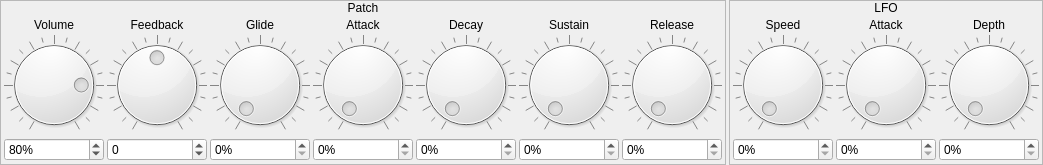
          <widget class="QWidget" name="widget_23" native="true">
           <layout class="QHBoxLayout" name="horizontalLayout_10">
            <property name="spacing">
             <number>3</number>
            </property>
            <property name="leftMargin">
             <number>0</number>
            </property>
            <property name="topMargin">
             <number>0</number>
            </property>
            <property name="rightMargin">
             <number>0</number>
            </property>
            <property name="bottomMargin">
             <number>0</number>
            </property>
            <item>
             <widget class="QFrame" name="frame_4">
              <property name="frameShape">
               <enum>QFrame::StyledPanel</enum>
              </property>
              <property name="frameShadow">
               <enum>QFrame::Raised</enum>
              </property>
              <layout class="QVBoxLayout" name="verticalLayout_5">
               <property name="spacing">
                <number>0</number>
               </property>
               <property name="leftMargin">
                <number>0</number>
               </property>
               <property name="topMargin">
                <number>0</number>
               </property>
               <property name="rightMargin">
                <number>0</number>
               </property>
               <property name="bottomMargin">
                <number>0</number>
               </property>
               <item>
                <widget class="QLabel" name="label_5">
                 <property name="sizePolicy">
                  <sizepolicy hsizetype="Preferred" vsizetype="Fixed">
                   <horstretch>0</horstretch>
                   <verstretch>0</verstretch>
                  </sizepolicy>
                 </property>
                 <property name="text">
                  <string>Patch</string>
                 </property>
                 <property name="alignment">
                  <set>Qt::AlignCenter</set>
                 </property>
                </widget>
               </item>
               <item>
                <widget class="QWidget" name="widget_4" native="true">
                 <layout class="QGridLayout" name="gridLayout">
                  <property name="leftMargin">
                   <number>3</number>
                  </property>
                  <property name="topMargin">
                   <number>3</number>
                  </property>
                  <property name="rightMargin">
                   <number>3</number>
                  </property>
                  <property name="bottomMargin">
                   <number>3</number>
                  </property>
                  <property name="spacing">
                   <number>3</number>
                  </property>
                  <item row="0" column="0">
                   <widget class="QLabel" name="label_6">
                    <property name="text">
                     <string>Volume</string>
                    </property>
                    <property name="alignment">
                     <set>Qt::AlignCenter</set>
                    </property>
                   </widget>
                  </item>
                  <item row="0" column="1">
                   <widget class="QLabel" name="label_7">
                    <property name="text">
                     <string>Feedback</string>
                    </property>
                    <property name="alignment">
                     <set>Qt::AlignCenter</set>
                    </property>
                   </widget>
                  </item>
                  <item row="0" column="2">
                   <widget class="QLabel" name="label_8">
                    <property name="text">
                     <string>Glide</string>
                    </property>
                    <property name="alignment">
                     <set>Qt::AlignCenter</set>
                    </property>
                   </widget>
                  </item>
                  <item row="1" column="0">
                   <widget class="QDial" name="dial">
                    <property name="maximum">
                     <number>100</number>
                    </property>
                    <property name="value">
                     <number>80</number>
                    </property>
                    <property name="notchTarget">
                     <double>5.000000000000000</double>
                    </property>
                    <property name="notchesVisible">
                     <bool>true</bool>
                    </property>
                   </widget>
                  </item>
                  <item row="1" column="1">
                   <widget class="QDial" name="dial_2">
                    <property name="minimum">
                     <number>-50</number>
                    </property>
                    <property name="maximum">
                     <number>50</number>
                    </property>
                    <property name="notchTarget">
                     <double>5.000000000000000</double>
                    </property>
                    <property name="notchesVisible">
                     <bool>true</bool>
                    </property>
                   </widget>
                  </item>
                  <item row="1" column="2">
                   <widget class="QDial" name="dial_3">
                    <property name="maximum">
                     <number>100</number>
                    </property>
                    <property name="value">
                     <number>0</number>
                    </property>
                    <property name="notchTarget">
                     <double>5.000000000000000</double>
                    </property>
                    <property name="notchesVisible">
                     <bool>true</bool>
                    </property>
                   </widget>
                  </item>
                  <item row="2" column="0">
                   <widget class="QSpinBox" name="numPatchVolume">
                    <property name="suffix">
                     <string>%</string>
                    </property>
                    <property name="maximum">
                     <number>100</number>
                    </property>
                    <property name="value">
                     <number>80</number>
                    </property>
                   </widget>
                  </item>
                  <item row="2" column="1">
                   <widget class="QSpinBox" name="numPatchFeedback">
                    <property name="minimum">
                     <number>-50</number>
                    </property>
                    <property name="maximum">
                     <number>50</number>
                    </property>
                   </widget>
                  </item>
                  <item row="2" column="2">
                   <widget class="QSpinBox" name="numPatchGlide">
                    <property name="suffix">
                     <string>%</string>
                    </property>
                    <property name="maximum">
                     <number>100</number>
                    </property>
                   </widget>
                  </item>
                  <item row="2" column="3">
                   <widget class="QSpinBox" name="numPatchAttack">
                    <property name="suffix">
                     <string>%</string>
                    </property>
                    <property name="maximum">
                     <number>100</number>
                    </property>
                   </widget>
                  </item>
                  <item row="1" column="3">
                   <widget class="QDial" name="dial_4">
                    <property name="maximum">
                     <number>100</number>
                    </property>
                    <property name="value">
                     <number>0</number>
                    </property>
                    <property name="notchTarget">
                     <double>5.000000000000000</double>
                    </property>
                    <property name="notchesVisible">
                     <bool>true</bool>
                    </property>
                   </widget>
                  </item>
                  <item row="0" column="3">
                   <widget class="QLabel" name="label_9">
                    <property name="text">
                     <string>Attack</string>
                    </property>
                    <property name="alignment">
                     <set>Qt::AlignCenter</set>
                    </property>
                   </widget>
                  </item>
                  <item row="2" column="5">
                   <widget class="QSpinBox" name="numPatchDecay">
                    <property name="suffix">
                     <string>%</string>
                    </property>
                    <property name="maximum">
                     <number>100</number>
                    </property>
                   </widget>
                  </item>
                  <item row="1" column="5">
                   <widget class="QDial" name="dial_5">
                    <property name="maximum">
                     <number>100</number>
                    </property>
                    <property name="value">
                     <number>0</number>
                    </property>
                    <property name="notchTarget">
                     <double>5.000000000000000</double>
                    </property>
                    <property name="notchesVisible">
                     <bool>true</bool>
                    </property>
                   </widget>
                  </item>
                  <item row="0" column="5">
                   <widget class="QLabel" name="label_10">
                    <property name="text">
                     <string>Decay</string>
                    </property>
                    <property name="alignment">
                     <set>Qt::AlignCenter</set>
                    </property>
                   </widget>
                  </item>
                  <item row="2" column="7">
                   <widget class="QSpinBox" name="numPatchSustain">
                    <property name="suffix">
                     <string>%</string>
                    </property>
                    <property name="maximum">
                     <number>100</number>
                    </property>
                   </widget>
                  </item>
                  <item row="0" column="7">
                   <widget class="QLabel" name="label_11">
                    <property name="text">
                     <string>Sustain</string>
                    </property>
                    <property name="alignment">
                     <set>Qt::AlignCenter</set>
                    </property>
                   </widget>
                  </item>
                  <item row="1" column="7">
                   <widget class="QDial" name="dial_6">
                    <property name="maximum">
                     <number>100</number>
                    </property>
                    <property name="value">
                     <number>0</number>
                    </property>
                    <property name="notchTarget">
                     <double>5.000000000000000</double>
                    </property>
                    <property name="notchesVisible">
                     <bool>true</bool>
                    </property>
                   </widget>
                  </item>
                  <item row="2" column="9">
                   <widget class="QSpinBox" name="numPatchRelease">
                    <property name="suffix">
                     <string>%</string>
                    </property>
                    <property name="maximum">
                     <number>100</number>
                    </property>
                   </widget>
                  </item>
                  <item row="0" column="9">
                   <widget class="QLabel" name="label_12">
                    <property name="text">
                     <string>Release</string>
                    </property>
                    <property name="alignment">
                     <set>Qt::AlignCenter</set>
                    </property>
                   </widget>
                  </item>
                  <item row="1" column="9">
                   <widget class="QDial" name="dial_7">
                    <property name="maximum">
                     <number>100</number>
                    </property>
                    <property name="value">
                     <number>0</number>
                    </property>
                    <property name="notchTarget">
                     <double>5.000000000000000</double>
                    </property>
                    <property name="notchesVisible">
                     <bool>true</bool>
                    </property>
                   </widget>
                  </item>
                 </layout>
                </widget>
               </item>
              </layout>
             </widget>
            </item>
            <item>
             <widget class="QFrame" name="frame_6">
              <property name="frameShape">
               <enum>QFrame::StyledPanel</enum>
              </property>
              <property name="frameShadow">
               <enum>QFrame::Raised</enum>
              </property>
              <layout class="QVBoxLayout" name="verticalLayout_7">
               <property name="spacing">
                <number>0</number>
               </property>
               <property name="leftMargin">
                <number>0</number>
               </property>
               <property name="topMargin">
                <number>0</number>
               </property>
               <property name="rightMargin">
                <number>0</number>
               </property>
               <property name="bottomMargin">
                <number>0</number>
               </property>
               <item>
                <widget class="QLabel" name="label_14">
                 <property name="sizePolicy">
                  <sizepolicy hsizetype="Preferred" vsizetype="Fixed">
                   <horstretch>0</horstretch>
                   <verstretch>0</verstretch>
                  </sizepolicy>
                 </property>
                 <property name="text">
                  <string>LFO</string>
                 </property>
                 <property name="alignment">
                  <set>Qt::AlignCenter</set>
                 </property>
                </widget>
               </item>
               <item>
                <widget class="QWidget" name="widget_6" native="true">
                 <layout class="QGridLayout" name="gridLayout_2">
                  <property name="leftMargin">
                   <number>3</number>
                  </property>
                  <property name="topMargin">
                   <number>3</number>
                  </property>
                  <property name="rightMargin">
                   <number>3</number>
                  </property>
                  <property name="bottomMargin">
                   <number>3</number>
                  </property>
                  <property name="spacing">
                   <number>3</number>
                  </property>
                  <item row="0" column="0">
                   <widget class="QLabel" name="label_16">
                    <property name="text">
                     <string>Speed</string>
                    </property>
                    <property name="alignment">
                     <set>Qt::AlignCenter</set>
                    </property>
                   </widget>
                  </item>
                  <item row="0" column="1">
                   <widget class="QLabel" name="label_15">
                    <property name="text">
                     <string>Attack</string>
                    </property>
                    <property name="alignment">
                     <set>Qt::AlignCenter</set>
                    </property>
                   </widget>
                  </item>
                  <item row="0" column="2">
                   <widget class="QLabel" name="label_17">
                    <property name="text">
                     <string>Depth</string>
                    </property>
                    <property name="alignment">
                     <set>Qt::AlignCenter</set>
                    </property>
                   </widget>
                  </item>
                  <item row="1" column="0">
                   <widget class="QDial" name="dial_10">
                    <property name="maximum">
                     <number>100</number>
                    </property>
                    <property name="value">
                     <number>0</number>
                    </property>
                    <property name="notchTarget">
                     <double>5.000000000000000</double>
                    </property>
                    <property name="notchesVisible">
                     <bool>true</bool>
                    </property>
                   </widget>
                  </item>
                  <item row="1" column="1">
                   <widget class="QDial" name="dial_8">
                    <property name="maximum">
                     <number>100</number>
                    </property>
                    <property name="value">
                     <number>0</number>
                    </property>
                    <property name="notchTarget">
                     <double>5.000000000000000</double>
                    </property>
                    <property name="notchesVisible">
                     <bool>true</bool>
                    </property>
                   </widget>
                  </item>
                  <item row="1" column="2">
                   <widget class="QDial" name="dial_9">
                    <property name="maximum">
                     <number>100</number>
                    </property>
                    <property name="value">
                     <number>0</number>
                    </property>
                    <property name="notchTarget">
                     <double>5.000000000000000</double>
                    </property>
                    <property name="notchesVisible">
                     <bool>true</bool>
                    </property>
                   </widget>
                  </item>
                  <item row="2" column="0">
                   <widget class="QSpinBox" name="numPatchLFOSpeed">
                    <property name="suffix">
                     <string>%</string>
                    </property>
                    <property name="maximum">
                     <number>100</number>
                    </property>
                   </widget>
                  </item>
                  <item row="2" column="1">
                   <widget class="QSpinBox" name="numPatchLFOAttack">
                    <property name="suffix">
                     <string>%</string>
                    </property>
                    <property name="maximum">
                     <number>100</number>
                    </property>
                   </widget>
                  </item>
                  <item row="2" column="2">
                   <widget class="QSpinBox" name="numPatchLFODepth">
                    <property name="suffix">
                     <string>%</string>
                    </property>
                    <property name="maximum">
                     <number>100</number>
                    </property>
                   </widget>
                  </item>
                 </layout>
                </widget>
               </item>
              </layout>
             </widget>
            </item>
           </layout>
          </widget>
